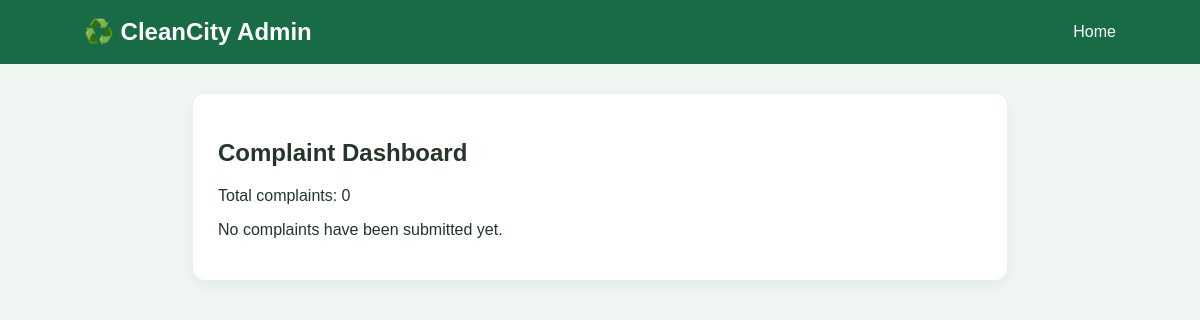
/admin, run on an earlier commit of the app's database.
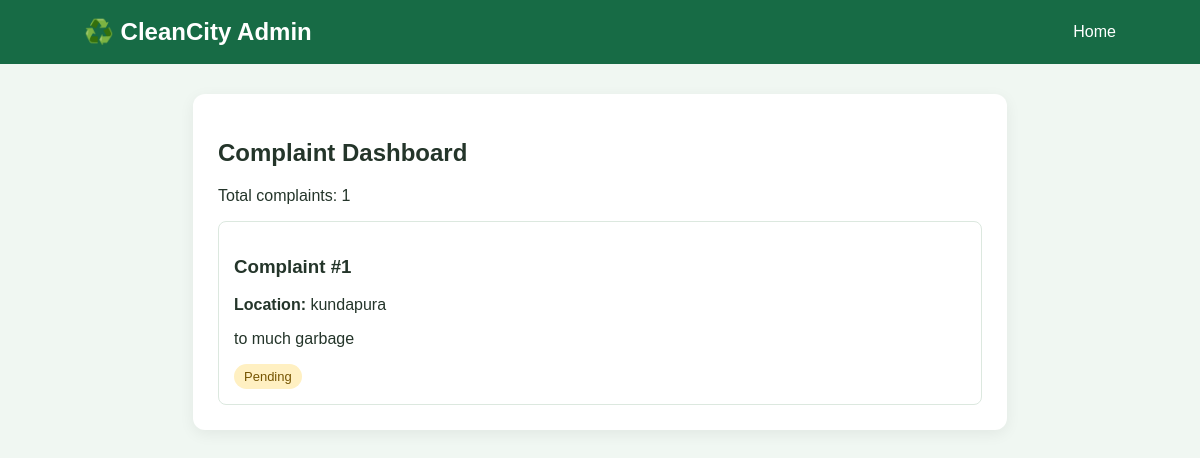
And on a later commit of the database.
### tables this page shows
CREATE TABLE complaints (
                id INTEGER PRIMARY KEY AUTOINCREMENT,
                location TEXT NOT NULL,
                description TEXT NOT NULL,
                status TEXT NOT NULL DEFAULT 'Pending'
            );

### app.py (the view)
@app.route("/admin")
def admin():
    with get_db() as db:
        complaints = db.execute(
            "SELECT * FROM complaints ORDER BY id DESC"
        ).fetchall()
    return render_template("admin.html", complaints=complaints)

### app.py (called while the page is built)
def get_db():
    connection = sqlite3.connect(DB_PATH)
    connection.row_factory = sqlite3.Row
    return connection

### templates/admin.html (shortened to what this page needs)
<!DOCTYPE html>
<html lang="en">
<head>
    <link rel="stylesheet" href="{{ url_for('static', filename='style.css') }}">
</head>
<body>
    <header>
        <h2>♻️ CleanCity Admin</h2>
        <nav><a href="/">Home</a></nav>
    </header>
    <main>
        <section class="card">
            <h1>Complaint Dashboard</h1>
            <p>Total complaints: {{ complaints|length }}</p>
            {% for complaint in complaints %}
                <article class="complaint">
                    <h3>Complaint #{{ complaint.id }}</h3>
                    <p><strong>Location:</strong> {{ complaint.location }}</p>
                    <p>{{ complaint.description }}</p>
                    <span class="status">{{ complaint.status }}</span>
                </article>
            {% else %}
                <p>No complaints have been submitted yet.</p>
            {% endfor %}
        </section>
    </main>
</body>
</html>

### static/style.css (style rules this page uses)
* { box-sizing: border-box; }
body { margin: 0; font-family: Arial, sans-serif; background: #f0f7f2; color: #24352a; }
header { background: #176b45; color: white; padding: 18px 7%; display: flex; justify-content: space-between; align-items: center; flex-wrap: wrap; gap: 12px; }
header h2 { margin: 0; }
nav a { color: white; text-decoration: none; margin-left: 18px; }
main { max-width: 850px; margin: 30px auto; padding: 0 18px; }
.card { background: white; padding: 25px; border-radius: 12px; margin-bottom: 25px; box-shadow: 0 4px 15px #00000010; }
.complaint { border: 1px solid #dce8df; border-radius: 8px; padding: 15px; margin-top: 15px; overflow-wrap: anywhere; }
.status { display: inline-block; background: #fff0c2; color: #755400; padding: 5px 10px; border-radius: 15px; font-size: 13px; }

What changed in the data, as far as the page shows it:
added complaints: id "1", location "kundapura", description "to much garbage", status "Pending"
Also different on the page:
{{ complaints|length }}: "0" → "1"
text no longer shown: "No complaints have been submitted yet."
